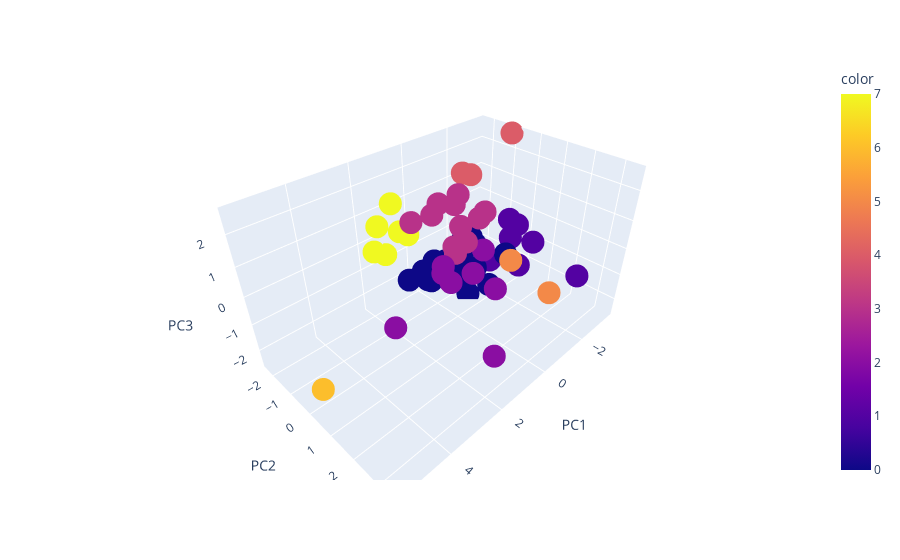

Notebook code for this chart:
### Markdown cell above
Nous allons maintenant mettre les deux méthodes de clustering en perspective :

### Code cell
fig = px.scatter_3d(new_components, x='PC1', y='PC2', z='PC3', color=cluster_cah.labels_)
fig.show()
